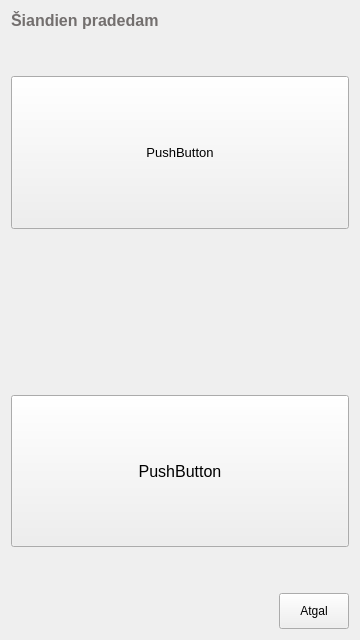
<?xml version="1.0" encoding="UTF-8"?>
<ui version="4.0">
 <class>FeelingLucky</class>
 <widget class="QWidget" name="FeelingLucky">
  <property name="geometry">
   <rect>
    <x>0</x>
    <y>0</y>
    <width>360</width>
    <height>640</height>
   </rect>
  </property>
  <property name="windowTitle">
   <string>MainWindow</string>
  </property>
  <layout class="QVBoxLayout" name="verticalLayout">
   <item>
    <widget class="QLabel" name="txtLabel">
     <property name="font">
      <font>
       <pointsize>12</pointsize>
       <weight>75</weight>
       <bold>true</bold>
      </font>
     </property>
     <property name="styleSheet">
      <string notr="true">#txtLabel {color:#736F6E;}</string>
     </property>
     <property name="text">
      <string>Šiandien pradedam</string>
     </property>
    </widget>
   </item>
   <item>
    <spacer name="verticalSpacer_3">
     <property name="orientation">
      <enum>Qt::Vertical</enum>
     </property>
     <property name="sizeHint" stdset="0">
      <size>
       <width>20</width>
       <height>40</height>
      </size>
     </property>
    </spacer>
   </item>
   <item>
    <widget class="QPushButton" name="btnBeer">
     <property name="sizePolicy">
      <sizepolicy hsizetype="Minimum" vsizetype="Minimum">
       <horstretch>0</horstretch>
       <verstretch>6</verstretch>
      </sizepolicy>
     </property>
     <property name="font">
      <font>
       <pointsize>10</pointsize>
      </font>
     </property>
     <property name="styleSheet">
      <string notr="true">border-image:url(:/images/lucky.png)</string>
     </property>
     <property name="text">
      <string>PushButton</string>
     </property>
     <property name="icon">
      <iconset resource="Images.qrc">
       <normaloff>:/images/alus.png</normaloff>:/images/alus.png</iconset>
     </property>
     <property name="iconSize">
      <size>
       <width>48</width>
       <height>48</height>
      </size>
     </property>
    </widget>
   </item>
   <item>
    <spacer name="verticalSpacer">
     <property name="orientation">
      <enum>Qt::Vertical</enum>
     </property>
     <property name="sizeType">
      <enum>QSizePolicy::MinimumExpanding</enum>
     </property>
     <property name="sizeHint" stdset="0">
      <size>
       <width>20</width>
       <height>160</height>
      </size>
     </property>
    </spacer>
   </item>
   <item>
    <widget class="QPushButton" name="btnPub">
     <property name="sizePolicy">
      <sizepolicy hsizetype="Minimum" vsizetype="Minimum">
       <horstretch>0</horstretch>
       <verstretch>6</verstretch>
      </sizepolicy>
     </property>
     <property name="font">
      <font>
       <pointsize>12</pointsize>
      </font>
     </property>
     <property name="styleSheet">
      <string notr="true">border-image:url(:/images/lucky.png)</string>
     </property>
     <property name="text">
      <string>PushButton</string>
     </property>
    </widget>
   </item>
   <item>
    <spacer name="verticalSpacer_2">
     <property name="orientation">
      <enum>Qt::Vertical</enum>
     </property>
     <property name="sizeHint" stdset="0">
      <size>
       <width>20</width>
       <height>40</height>
      </size>
     </property>
    </spacer>
   </item>
   <item>
    <layout class="QHBoxLayout" name="horizontalLayout">
     <item>
      <spacer name="horizontalSpacer">
       <property name="orientation">
        <enum>Qt::Horizontal</enum>
       </property>
       <property name="sizeHint" stdset="0">
        <size>
         <width>40</width>
         <height>20</height>
        </size>
       </property>
      </spacer>
     </item>
     <item>
      <widget class="QPushButton" name="btnBack">
       <property name="styleSheet">
        <string notr="true">#btnBack{
border-image:url(:/images/batonas.png);
padding:10px 20px 10px 20px;
}</string>
       </property>
       <property name="text">
        <string>Atgal</string>
       </property>
      </widget>
     </item>
    </layout>
   </item>
  </layout>
 </widget>
 <resources>
  <include location="Images.qrc"/>
 </resources>
 <connections/>
</ui>
